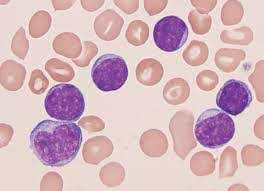
#> input picture 1st challenge - image_processing/sc_2020_challenge_1/dataset/train/img-1.jpg, 264 x 191 px
$ python -i process.py   (imports and definitions only)   (older library calls are emulated)
#> lines starting #> are read from the running program, lines starting #| are printed output that depends on the picture; after the words box and inside, x2 and y2 are one past the last pixel; in counts of white or black regions, pixels touching at a corner belong together
import cv2
import numpy as np
import matplotlib
import matplotlib.pyplot as plt


def count_blood_cells(image_path):
    """
    Procedura prima putanju do fotografije i vraca broj crvenih krvnih zrnaca, belih krvnih zrnaca i
    informaciju da li pacijent ima leukemiju ili ne, na osnovu odnosa broja krvnih zrnaca

    Ova procedura se poziva automatski iz main procedure i taj deo kod nije potrebno menjati niti implementirati.

    :param image_path: <String> Putanja do ulazne fotografije.
    :return: <int>  Broj prebrojanih crvenih krvnih zrnaca,
             <int> broj prebrojanih belih krvnih zrnaca,
             <bool> da li pacijent ima leukemniju (True ili False)
    """
#> called with image_path = 'dataset/train/img-1.jpg'
    img = cv2.imread(image_path)
#> img is the input picture: shape (191, 264, 3); mean B, G, R 189, 183.6, 214
    img_rgb = cv2.cvtColor(img, cv2.COLOR_BGR2RGB)
    img_gray = cv2.cvtColor(img_rgb, cv2.COLOR_RGB2GRAY)

    final, img_final, img_formatted2 = get_white_cells_contours(img_gray, img_rgb)
    rbc, wbc = count_cells(final, img_final, cell="white")
    white_blood_cell_count = wbc
    final, img_final, img_formatted1 = get_red_cells_contours(img_gray, img_rgb, img_formatted2)
    rbc, wbc = count_cells(final, img_final, cell="red")
    red_blood_cell_count = rbc

    if white_blood_cell_count > 0 and red_blood_cell_count / white_blood_cell_count < 11:
        has_leukemia = True
    else:
        has_leukemia = False
    return red_blood_cell_count, white_blood_cell_count, has_leukemia


def get_representative_contours(img_rgb, img_formatted):
    img2, contours, hierarchy = cv2.findContours(img_formatted, cv2.RETR_LIST, cv2.CHAIN_APPROX_SIMPLE)
    img2 = img_rgb.copy()
    circles = {}
    cv2.drawContours(img2, contours, -1, (255, 0, 0), 1)
    for contour in contours:
        (x, y), radius = cv2.minEnclosingCircle(contour)
        center = (int(x), int(y))
        radius = int(radius)
        if radius > 10:
            circles[center] = radius
            cv2.circle(img2, center, radius, (0, 255, 0), 2)
    deleting = {}
    for center1 in circles.keys():
        for center2 in circles.keys():
            if center1 != center2:
                distance = np.sqrt(np.square(center2[1] - center1[1]) + np.square(center2[0] - center1[0]))
                if distance < 10:
                    if circles[center1] > circles[center2]:
                        deleting[center2] = circles[center2]
                    else:
                        deleting[center1] = circles[center1]
    final = {}
    for center in circles.keys():
        if center not in deleting.keys():
            final[center] = circles[center]
    img_final = img_rgb.copy()
    return final, img_final


def get_white_cells_contours(img_gray, img_rgb):
    ret, img_threshold = cv2.threshold(img_gray, 143, 255, cv2.THRESH_BINARY)
#> img_threshold: shape (191, 264); 87.5% white; 59 black regions (53 under 20 px), largest, box (x1, y1, x2, y2) and area: (195, 79, 252, 148) 1853, (34, 123, 82, 166) 1254, (45, 84, 85, 121) 1143, (92, 55, 128, 91) 951, (153, 16, 188, 52) 905, (31, 120, 55, 135) 60
    img_threshold = 255 - img_threshold
    kernel = cv2.getStructuringElement(cv2.MORPH_CROSS, (4, 4))
    img_formatted = cv2.erode(img_threshold, kernel, iterations=2)
#> img_formatted: shape (191, 264); 6.4% white; 16 white regions (9 under 20 px), largest, box (x1, y1, x2, y2) and area: (49, 88, 83, 119) 635, (96, 61, 126, 89) 617, (157, 20, 185, 50) 589
    img_formatted = cv2.dilate(img_formatted, kernel, iterations=3)
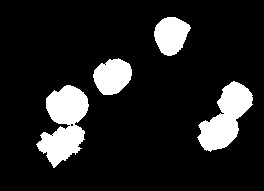
#> img_formatted: shape (191, 264); 13.1% white; 4 white regions
    final, img_final = get_representative_contours(img_rgb=img_rgb, img_formatted=img_formatted)
#> in get_representative_contours, `img2, contours, hierarchy = cv2.findContours(img_formatted, cv2.RETR_L..`: contours = 7 contours, 3 with area under 20; largest, box (x1, y1, x2, y2) and area: (36, 85, 89, 168) 2386, (197, 81, 253, 152) 1940, (93, 58, 132, 95) 1006, (154, 17, 191, 56) 965
#> the loop in get_representative_contours, `for contour in contours:` made 7 passes
#> (x, y, radius, center) on passes 2, 3, 4, 6, 7: (71.5, 124.5, 1, (71, 124)), (61.5, 126, 41, (61, 126)), (223.3, 116.9, 37, (223, 116)), (113.1, 76.46, 20, (113, 76)), (172.4, 35.96, 19, (172, 35))
#> after the loop in get_representative_contours, `for contour in contours:`:
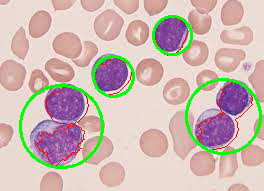
#> img2: shape (191, 264, 3); mean R, G, B 205.5, 185.4, 178.8
#> after the loop in get_representative_contours, `for contour in contours:`: circles = {(61, 126): 41, (223, 116): 37, (113, 76): 20, (172, 35): 19}
#> the loop in get_representative_contours, `for center1 in circles.keys():` made 4 passes
#> after the loop in get_representative_contours, `for center1 in circles.keys():`: deleting = 0 items
#> the loop in get_representative_contours, `for center in circles.keys():` made 4 passes
#> after the loop in get_representative_contours, `for center in circles.keys():`: final has the same summary as circles
#> final has the same summary as circles in get_representative_contours
#> in count_blood_cells, `final, img_final, img_formatted2 = get_white_cells_contours(img_gray, ..`: final has the same summary as circles in get_representative_contours
#> the loop in count_cells, `for center in final.keys():` made 4 passes
#> after the loop in count_cells, `for center in final.keys():`:
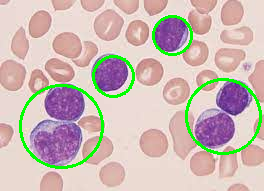
#> img_final: shape (191, 264, 3); mean R, G, B 204.8, 186.7, 180.6
#> after the loop in count_cells, `for center in final.keys():`: red_blood_cell_count = 0; white_blood_cell_count = 4
#> in count_blood_cells, `rbc, wbc = count_cells(final, img_final, cell="white")`: rbc = 0; wbc = 4
    return final, img_final, img_threshold


def get_red_cells_contours(img_gray, img_rgb, img_white):
    ret, img_threshold = cv2.threshold(img_gray, 0, 255, cv2.THRESH_OTSU)
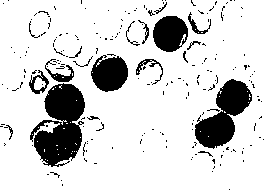
#> img_threshold: shape (191, 264); 83.2% white; 201 black regions (182 under 20 px), largest, box (x1, y1, x2, y2) and area: (30, 83, 85, 167) 2833, (195, 79, 252, 149) 1991, (91, 55, 128, 92) 1012
#> ret = 163
    img_threshold = 255 - img_threshold
    img_threshold = img_threshold - img_white
#> img_threshold: shape (191, 264); 4.3% white in thin lines or dots
    kernel = cv2.getStructuringElement(cv2.MORPH_ELLIPSE, (5, 5))
#> kernel = [[0, 0, 1, 0, 0], [1, 1, 1, 1, 1], [1, 1, 1, 1, 1], [1, 1, 1, 1, 1], [0, 0, 1, 0, 0]]
    img_dil = cv2.dilate(img_threshold, kernel, iterations=2)
#> img_dil: shape (191, 264); 41.3% white; 19 white regions, largest, box (x1, y1, x2, y2) and area: (0, 29, 193, 190) 9115, (92, 0, 264, 176) 8582, (25, 2, 60, 42) 758
    img_formatted = cv2.erode(img_dil, kernel, iterations=2)
#> img_formatted: shape (191, 264); 12.1% white; 136 white regions (123 under 20 px)
    final, img_final = get_representative_contours(img_rgb=img_rgb, img_formatted=img_formatted)
#> in get_representative_contours (call 2), `img2, contours, hierarchy = cv2.findContours(img_formatted, cv2.RETR_L..`: contours = 138 contours, 127 with area under 20; largest, box (x1, y1, x2, y2) and area: (30, 111, 100, 178) 1690, (12, 46, 122, 95) 1539, (192, 107, 236, 169) 549, (179, 0, 225, 63) 410, (108, 19, 157, 46) 250
#> in get_representative_contours (call 2), `cv2.drawContours(img2, contours, -1, (255, 0, 0), 1)`:
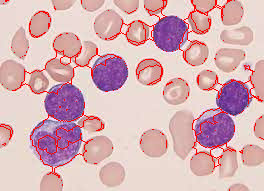
#> img2: shape (191, 264, 3); mean R, G, B 216.9, 176.8, 181.6
#> the loop in get_representative_contours (call 2), `for contour in contours:` made 138 passes
#> (x, y, radius) on passes 3, 4, 7, 9, 10, 12, 19, 20: (61, 180, 0), (212, 171, 0), (191, 159, 0), (192, 157, 0), (143, 151, 0), (243, 148, 0), (261, 138, 2), (207, 136, 0)
#> after the loop in get_representative_contours (call 2), `for contour in contours:`:
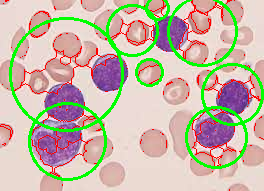
#> img2: shape (191, 264, 3); 8.4% of pixels changed, all inside (x1, y1, x2, y2) = (9, 0, 264, 181)
#> after the loop in get_representative_contours (call 2), `for contour in contours:`: circles = {(67, 141): 38, (216, 137): 30, (232, 94): 30, (149, 72): 13, (66, 74): 56, (132, 30): 25, (202, 31): 34, (157, 8): 11}
#> the loop in get_representative_contours (call 2), `for center1 in circles.keys():` made 8 passes
#> the loop in get_representative_contours (call 2), `for center in circles.keys():` made 8 passes
#> after the loop in get_representative_contours (call 2), `for center in circles.keys():`: final has the same summary as circles
#> final has the same summary as circles in get_representative_contours
    return final, img_final, img_formatted


def count_cells(final, img_final, cell):
    white_blood_cell_count = 0
    red_blood_cell_count = 0
    for center in final.keys():
        cv2.circle(img_final, center, final[center], (0, 255, 0), 2)
        blue_color = 0
        for i in range(center[1] - 10, center[1] + 10):
            for j in range(center[0] - 10, center[0] + 10):
                height, width, channel = img_final.shape
                if i < height and j < width:
                    pixel = img_final[i, j]
                    if pixel[2] > pixel[0] and pixel[2] > pixel[1]:
                        blue_color += 1

        if blue_color > 70 and cell == "white":
            white_blood_cell_count += 1
        elif blue_color <= 70 and cell == "red":
            red_blood_cell_count += 1
    return red_blood_cell_count, white_blood_cell_count

>>> result = count_blood_cells('dataset/train/img-1.jpg')
#> in count_blood_cells, `final, img_final, img_formatted1 = get_red_cells_contours(img_gray, im..`: final has the same summary as circles in get_representative_contours
#> call 2 of count_cells, with cell = 'red'
#> the loop in count_cells (call 2), `for center in final.keys():` made 8 passes
#> after the loop in count_cells (call 2), `for center in final.keys():`:
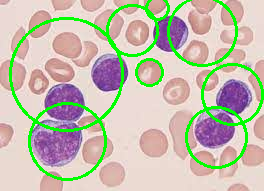
#> img_final: shape (191, 264, 3); mean R, G, B 196.4, 190.2, 173.5
#> after the loop in count_cells (call 2), `for center in final.keys():`: red_blood_cell_count = 5; white_blood_cell_count = 0
#> in count_blood_cells, `rbc, wbc = count_cells(final, img_final, cell="red")`: rbc = 5; wbc = 0
#> in count_blood_cells, `red_blood_cell_count = rbc`: red_blood_cell_count = 5
#> result = (5, 4, True)

$ run again, on 1st challenge - image_processing/sc_2020_challenge_1/dataset/train/img-2.jpg
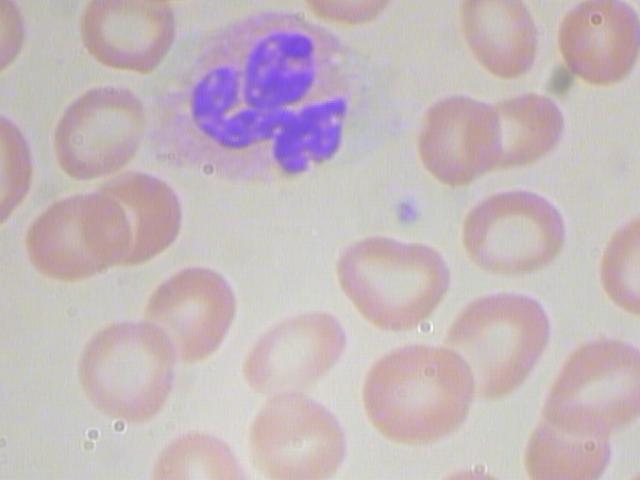
#> input picture 1st challenge - image_processing/sc_2020_challenge_1/dataset/train/img-2.jpg, 640 x 480 px
#> in count_blood_cells, img is the input picture: shape (480, 640, 3); mean B, G, R 188.4, 183.7, 197.1
#> contours = 5 contours, 4 with area under 20; largest, box (x1, y1, x2, y2) and area: (195, 35, 349, 175) 11305
#> the loop in get_representative_contours, `for contour in contours:` made 5 passes
#> (x, y, radius) on passes 2, 4: (279, 133, 2), (264, 73, 2)
#> after the loop in get_representative_contours, `for contour in contours:`: circles = {(271, 108): 78}
#> the loop in get_representative_contours, `for center1 in circles.keys():` made 1 pass
#> after the loop in get_representative_contours, `for center1 in circles.keys():`: deleting = 0 items
#> the loop in get_representative_contours, `for center in circles.keys():` made 1 pass
#> after the loop in get_representative_contours, `for center in circles.keys():`: final = {(271, 108): 78}
#> the loop in count_cells, `for center in final.keys():` made 1 pass
#> (center, white_blood_cell_count) on pass 1: ((271, 108), 1)
#> after the loop in count_cells, `for center in final.keys():`: red_blood_cell_count = 0; white_blood_cell_count = 1
#> in count_blood_cells, `rbc, wbc = count_cells(final, img_final, cell="white")`: rbc = 0; wbc = 1
#> in get_red_cells_contours, `ret, img_threshold = cv2.threshold(img_gray, 0, 255, cv2.THRESH_OTSU)`:
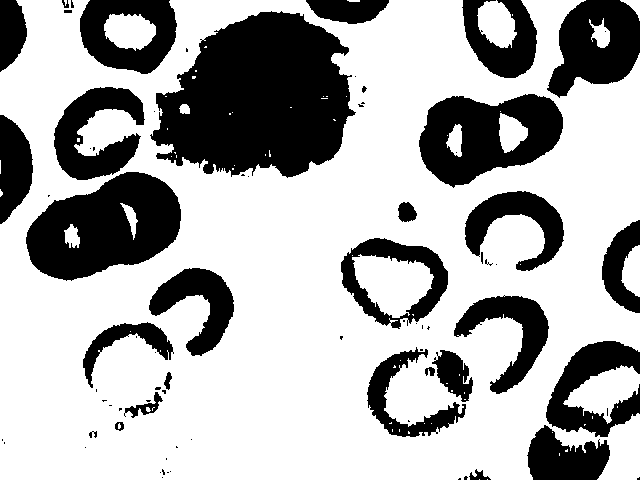
#> img_threshold: shape (480, 640); 68.3% white; 77 black regions (46 under 20 px), largest, box (x1, y1, x2, y2) and area: (150, 11, 356, 178) 24082, (26, 172, 181, 281) 11053, (419, 94, 563, 188) 8379
#> ret = 182
#> kernel = [[0, 0, 1, 0, 0], [1, 1, 1, 1, 1], [1, 1, 1, 1, 1], [1, 1, 1, 1, 1], [0, 0, 1, 0, 0]]
#> img_dil: shape (480, 640); 40.8% white; 35 white regions, largest, box (x1, y1, x2, y2) and area: (146, 0, 393, 182) 22952, (22, 83, 185, 285) 19913, (415, 0, 640, 192) 17948
#> contours = 60 contours, 25 with area under 20; largest, box (x1, y1, x2, y2) and area: (150, 11, 356, 178) 24299, (26, 87, 181, 281) 16026, (419, 0, 640, 188) 15593, (193, 33, 345, 172) 10738, (527, 341, 640, 480) 8170
#> the loop in get_representative_contours (call 2), `for contour in contours:` made 60 passes
#> (x, y, radius, center) on passes 4, 9, 11, 12, 14, 16, 17, 19: (163.2, 474, 5, (163, 474)), (2, 441.5, 2, (2, 441)), (574.5, 434, 20, (574, 434)), (119.2, 424.6, 5, (119, 424)), (104, 400.5, 2, (104, 400)), (418.6, 393, 38, (418, 393)), (419.3, 390.9, 53, (419, 390)), (341, 337.3, 1, (341, 337))
#> the loop in get_representative_contours (call 2), `for center1 in circles.keys():` made 27 passes
#> center1 on passes 1 to 8: (474, 479), (574, 434), (147, 395), (418, 393), (419, 390), (586, 415), (128, 361), (503, 342)
#> the loop in get_representative_contours (call 2), `for center in circles.keys():` made 27 passes
#> in get_red_cells_contours, `final, img_final = get_representative_contours(img_rgb=img_rgb, img_fo..`: final = 24 items
#> the loop in count_cells (call 2), `for center in final.keys():` made 24 passes
#> after the loop in count_cells (call 2), `for center in final.keys():`:
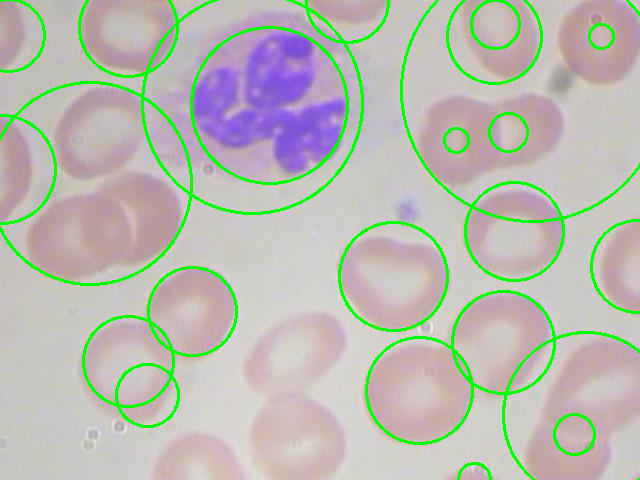
#> img_final: shape (480, 640, 3); mean R, G, B 185.6, 187.7, 177.5
#> after the loop in count_cells (call 2), `for center in final.keys():`: red_blood_cell_count = 22; white_blood_cell_count = 0
#> in count_blood_cells, `rbc, wbc = count_cells(final, img_final, cell="red")`: rbc = 22; wbc = 0
#> in count_blood_cells, `red_blood_cell_count = rbc`: red_blood_cell_count = 22
#> result = (22, 1, False)

$ run again, on 1st challenge - image_processing/sc_2020_challenge_1/dataset/train/img-3.jpg
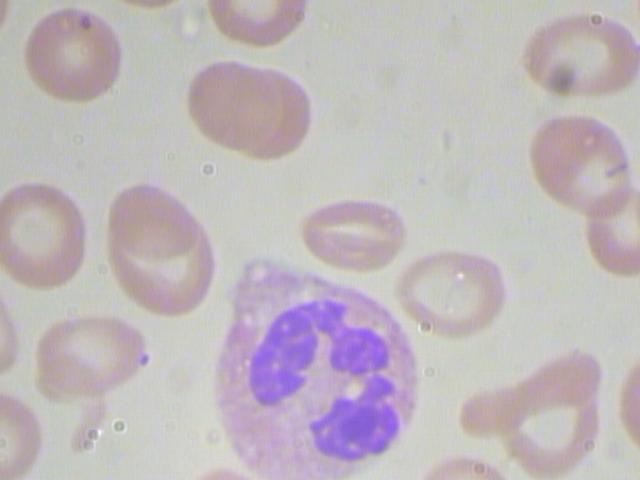
#> input picture 1st challenge - image_processing/sc_2020_challenge_1/dataset/train/img-3.jpg, 640 x 480 px
#> in count_blood_cells, img is the input picture: shape (480, 640, 3); mean B, G, R 188.1, 183.6, 191.8
#> contours = 16 contours, 4 with area under 20; largest, box (x1, y1, x2, y2) and area: (314, 379, 401, 463) 3788, (254, 311, 320, 399) 2915, (332, 332, 391, 378) 1876, (319, 305, 346, 337) 434, (260, 390, 282, 407) 214
#> the loop in get_representative_contours, `for contour in contours:` made 16 passes
#> (x, y, radius, center) on passes 1, 5, 6, 8, 9, 10, 12, 13: (340.5, 443.5, 1, (340, 443)), (270.5, 398, 10, (270, 398)), (359.3, 420.7, 48, (359, 420)), (367.5, 356.5, 4, (367, 356)), (347, 344.5, 5, (347, 344)), (355.5, 340.5, 3, (355, 340)), (286.9, 327.9, 4, (286, 327)), (285.8, 353.6, 44, (285, 353))
#> after the loop in get_representative_contours, `for contour in contours:`: circles = {(359, 420): 48, (361, 356): 29, (285, 353): 44, (332, 320): 15}
#> the loop in get_representative_contours, `for center1 in circles.keys():` made 4 passes
#> after the loop in get_representative_contours, `for center1 in circles.keys():`: deleting = 0 items
#> the loop in get_representative_contours, `for center in circles.keys():` made 4 passes
#> after the loop in get_representative_contours, `for center in circles.keys():`: final has the same summary as circles
#> in get_white_cells_contours, `final, img_final = get_representative_contours(img_rgb=img_rgb, img_fo..`: final has the same summary as circles in get_representative_contours
#> in count_blood_cells, `final, img_final, img_formatted2 = get_white_cells_contours(img_gray, ..`: final has the same summary as circles in get_representative_contours
#> the loop in count_cells, `for center in final.keys():` made 4 passes
#> after the loop in count_cells, `for center in final.keys():`: red_blood_cell_count = 0; white_blood_cell_count = 4
#> in count_blood_cells, `rbc, wbc = count_cells(final, img_final, cell="white")`: rbc = 0; wbc = 4
#> in get_red_cells_contours, `ret, img_threshold = cv2.threshold(img_gray, 0, 255, cv2.THRESH_OTSU)`:
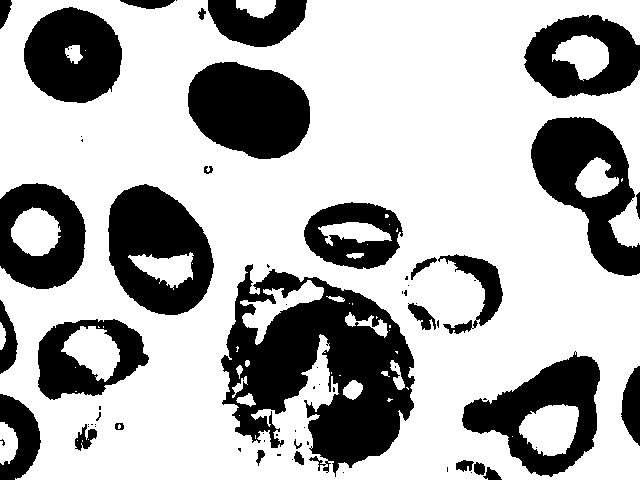
#> img_threshold: shape (480, 640); 69.1% white; 70 black regions (40 under 20 px), largest, box (x1, y1, x2, y2) and area: (221, 264, 415, 477) 22176, (188, 62, 310, 159) 9060, (108, 184, 214, 315) 9019
#> ret = 180
#> kernel = [[0, 0, 1, 0, 0], [1, 1, 1, 1, 1], [1, 1, 1, 1, 1], [1, 1, 1, 1, 1], [0, 0, 1, 0, 0]]
#> img_dil: shape (480, 640); 41% white; 24 white regions, largest, box (x1, y1, x2, y2) and area: (217, 260, 419, 480) 28191, (104, 180, 218, 319) 11273, (527, 113, 640, 280) 11152
#> contours = 62 contours, 15 with area under 20; largest, box (x1, y1, x2, y2) and area: (221, 264, 415, 477) 26292, (108, 184, 214, 315) 10183, (462, 351, 600, 477) 9834, (531, 117, 640, 276) 9614, (188, 62, 310, 159) 8910
#> the loop in get_representative_contours (call 2), `for contour in contours:` made 62 passes
#> (x, y, radius, center) on passes 3, 4, 5, 9, 10, 15, 16, 18: (447.2, 469, 2, (447, 469)), (477.5, 473, 24, (477, 473)), (278.5, 454, 1, (278, 454)), (2.27, 442, 3, (2, 442)), (334.5, 449, 16, (334, 449)), (549.5, 423.8, 32, (549, 423)), (362.5, 421.5, 35, (362, 421)), (10, 436.5, 43, (10, 436))
#> the loop in get_representative_contours (call 2), `for center1 in circles.keys():` made 36 passes
#> center1 on passes 1 to 8: (477, 473), (334, 449), (85, 435), (549, 423), (362, 421), (10, 436), (352, 389), (377, 391)
#> the loop in get_representative_contours (call 2), `for center in circles.keys():` made 36 passes
#> in get_red_cells_contours, `final, img_final = get_representative_contours(img_rgb=img_rgb, img_fo..`: final = 33 items
#> the loop in count_cells (call 2), `for center in final.keys():` made 33 passes
#> after the loop in count_cells (call 2), `for center in final.keys():`:
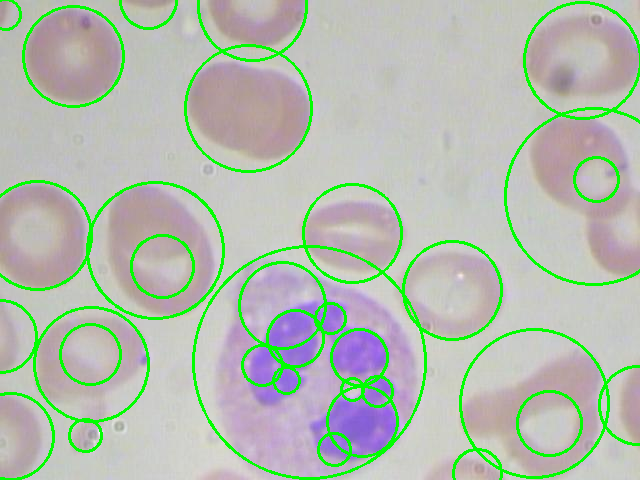
#> img_final: shape (480, 640, 3); mean R, G, B 178.5, 188.7, 174.8
#> after the loop in count_cells (call 2), `for center in final.keys():`: red_blood_cell_count = 19; white_blood_cell_count = 0
#> in count_blood_cells, `rbc, wbc = count_cells(final, img_final, cell="red")`: rbc = 19; wbc = 0
#> in count_blood_cells, `red_blood_cell_count = rbc`: red_blood_cell_count = 19
#> result = (19, 4, True)
